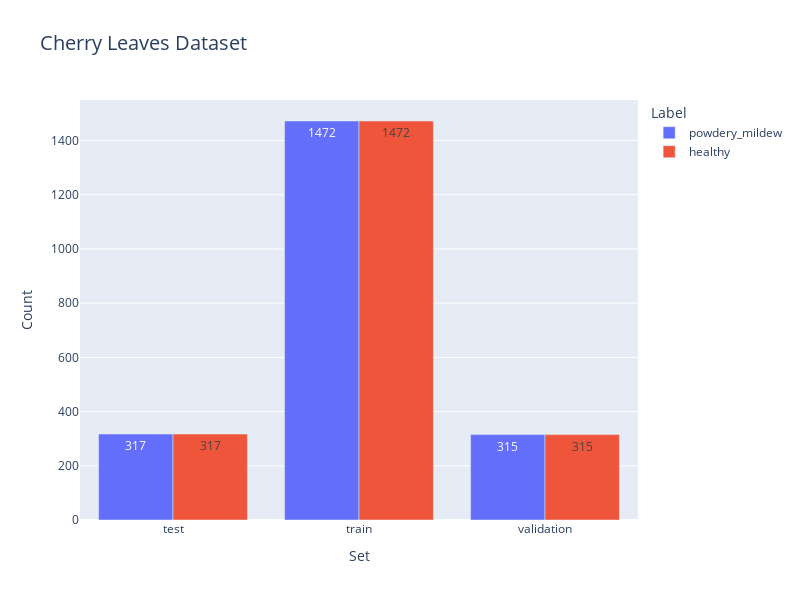

Notebook code cell kept with this figure:
### Markdown cell above
## Label distribution - bar chart

### Code cell
import plotly.express as px
import pandas as pd
import os

# Create a bar chart using Plotly Express
fig = px.bar(df_freq,
             x="Set",
             y="Count",
             color="Label",
             title="Cherry Leaves Dataset",
             text_auto=True)
fig.update_layout(
    autosize=False,
    width=800,
    height=600,
    title_font_size=20,
    barmode='group'
    )
fig.show()
fig.write_image(f'{file_path}/label_distribution_bar.png')

### Figure 1 — Plotly figure (JSON) as saved in the notebook; plotly's stock layout.template omitted (floating-point values rounded to 4 significant figures)
{"data": [{"hovertemplate": "Label=powdery_mildew<br>Set=%{x}<br>Count=%{y}<extra></extra>", "legendgroup": "powdery_mildew", "marker": {"color": "#636efa", "pattern": {"shape": ""}}, "name": "powdery_mildew", "orientation": "v", "showlegend": true, "textposition": "auto", "texttemplate": "%{y}", "type": "bar", "x": ["test", "train", "validation"], "xaxis": "x", "y": [317, 1472, 315], "yaxis": "y"}, {"hovertemplate": "Label=healthy<br>Set=%{x}<br>Count=%{y}<extra></extra>", "legendgroup": "healthy", "marker": {"color": "#EF553B", "pattern": {"shape": ""}}, "name": "healthy", "orientation": "v", "showlegend": true, "textposition": "auto", "texttemplate": "%{y}", "type": "bar", "x": ["test", "train", "validation"], "xaxis": "x", "y": [317, 1472, 315], "yaxis": "y"}], "layout": {"autosize": false, "barmode": "group", "height": 600, "legend": {"title": {"text": "Label"}, "tracegroupgap": 0}, "title": {"font": {"size": 20}, "text": "Cherry Leaves Dataset"}, "width": 800, "xaxis": {"anchor": "y", "domain": [0, 1], "title": {"text": "Set"}}, "yaxis": {"anchor": "x", "domain": [0, 1], "title": {"text": "Count"}}}}
